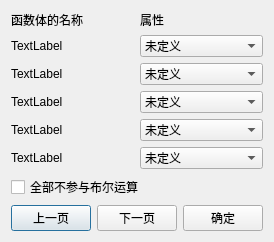
<?xml version="1.0" encoding="UTF-8"?>
<ui version="4.0">
 <class>Dialog</class>
 <widget class="QDialog" name="Dialog">
  <property name="geometry">
   <rect>
    <x>0</x>
    <y>0</y>
    <width>257</width>
    <height>217</height>
   </rect>
  </property>
  <property name="windowTitle">
   <string>Dialog</string>
  </property>
  <layout class="QGridLayout" name="gridLayout_2">
   <item row="1" column="0">
    <layout class="QHBoxLayout" name="horizontalLayout_2">
     <item>
      <widget class="QCheckBox" name="checkBox_all">
       <property name="text">
        <string>全部不参与布尔运算</string>
       </property>
      </widget>
     </item>
    </layout>
   </item>
   <item row="2" column="0">
    <layout class="QHBoxLayout" name="horizontalLayout">
     <item>
      <widget class="QPushButton" name="pushButton_up">
       <property name="text">
        <string>上一页</string>
       </property>
      </widget>
     </item>
     <item>
      <widget class="QPushButton" name="pushButton_down">
       <property name="text">
        <string>下一页</string>
       </property>
      </widget>
     </item>
     <item>
      <widget class="QPushButton" name="pushButton_ok">
       <property name="text">
        <string>确定</string>
       </property>
      </widget>
     </item>
    </layout>
   </item>
   <item row="0" column="0">
    <layout class="QGridLayout" name="gridLayout">
     <item row="4" column="1">
      <widget class="QComboBox" name="comboBox_4">
       <item>
        <property name="text">
         <string>未定义</string>
        </property>
       </item>
       <item>
        <property name="text">
         <string>导体</string>
        </property>
       </item>
       <item>
        <property name="text">
         <string>挖空</string>
        </property>
       </item>
      </widget>
     </item>
     <item row="3" column="1">
      <widget class="QComboBox" name="comboBox_3">
       <item>
        <property name="text">
         <string>未定义</string>
        </property>
       </item>
       <item>
        <property name="text">
         <string>导体</string>
        </property>
       </item>
       <item>
        <property name="text">
         <string>挖空</string>
        </property>
       </item>
      </widget>
     </item>
     <item row="1" column="1">
      <widget class="QComboBox" name="comboBox_1">
       <item>
        <property name="text">
         <string>未定义</string>
        </property>
       </item>
       <item>
        <property name="text">
         <string>导体</string>
        </property>
       </item>
       <item>
        <property name="text">
         <string>挖空</string>
        </property>
       </item>
      </widget>
     </item>
     <item row="2" column="1">
      <widget class="QComboBox" name="comboBox_2">
       <item>
        <property name="text">
         <string>未定义</string>
        </property>
       </item>
       <item>
        <property name="text">
         <string>导体</string>
        </property>
       </item>
       <item>
        <property name="text">
         <string>挖空</string>
        </property>
       </item>
      </widget>
     </item>
     <item row="5" column="1">
      <widget class="QComboBox" name="comboBox_5">
       <item>
        <property name="text">
         <string>未定义</string>
        </property>
       </item>
       <item>
        <property name="text">
         <string>导体</string>
        </property>
       </item>
       <item>
        <property name="text">
         <string>挖空</string>
        </property>
       </item>
      </widget>
     </item>
     <item row="5" column="0">
      <widget class="QLabel" name="label_5">
       <property name="text">
        <string>TextLabel</string>
       </property>
      </widget>
     </item>
     <item row="4" column="0">
      <widget class="QLabel" name="label_4">
       <property name="text">
        <string>TextLabel</string>
       </property>
      </widget>
     </item>
     <item row="3" column="0">
      <widget class="QLabel" name="label_3">
       <property name="text">
        <string>TextLabel</string>
       </property>
      </widget>
     </item>
     <item row="2" column="0">
      <widget class="QLabel" name="label_2">
       <property name="text">
        <string>TextLabel</string>
       </property>
      </widget>
     </item>
     <item row="1" column="0">
      <widget class="QLabel" name="label_1">
       <property name="text">
        <string>TextLabel</string>
       </property>
      </widget>
     </item>
     <item row="0" column="0">
      <widget class="QLabel" name="label_11">
       <property name="text">
        <string>函数体的名称</string>
       </property>
      </widget>
     </item>
     <item row="0" column="1">
      <widget class="QLabel" name="label_6">
       <property name="text">
        <string>属性</string>
       </property>
      </widget>
     </item>
    </layout>
   </item>
  </layout>
 </widget>
 <tabstops>
  <tabstop>pushButton_ok</tabstop>
  <tabstop>pushButton_up</tabstop>
  <tabstop>pushButton_down</tabstop>
  <tabstop>checkBox_all</tabstop>
 </tabstops>
 <resources/>
 <connections/>
</ui>
